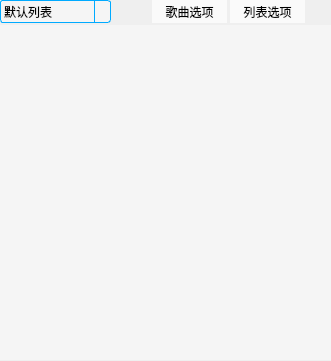
<?xml version="1.0" encoding="UTF-8"?>
<ui version="4.0">
 <class>PlayList</class>
 <widget class="QWidget" name="PlayList">
  <property name="geometry">
   <rect>
    <x>0</x>
    <y>0</y>
    <width>331</width>
    <height>361</height>
   </rect>
  </property>
  <property name="acceptDrops">
   <bool>true</bool>
  </property>
  <property name="windowTitle">
   <string>播放列表（拖入文件添至末尾，双击启动播放）</string>
  </property>
  <property name="styleSheet">
   <string notr="true">QScrollBar:vertical {
    /*border: 1px solid white;*/
    /*background: rgba(255, 255, 255, 80);*/
	background: transparent;
    width: 18px;
    margin: 18px 0 18px 0;
}

QScrollBar::handle:vertical {
    background: rgba(0, 0, 0, 128);
    min-height: 20px;
}

QScrollBar::handle:vertical:hover
{
	background: rgba(0, 255, 0, 128);
}

QScrollBar::add-line:vertical {
    border: 0px solid grey;
    background: rgba(255, 255, 255, 128);
    height: 18px;
    subcontrol-position: bottom;
    subcontrol-origin: margin;
}

QScrollBar::sub-line:vertical {
    border: 0px solid grey;
    background: rgba(255, 255, 255, 128);
    height: 18px;
    subcontrol-position: top;
    subcontrol-origin: margin;
}
QScrollBar::up-arrow:vertical, QScrollBar::down-arrow:vertical {
    border: 1px solid grey;
	border-radius: 2px;
    width: 3px;
    height: 3px;
    background: grey;
}

QScrollBar::add-page:vertical,QScrollBar::sub-page:vertical
{
    background:rgba(255, 255, 255, 128);
}

QPushButton {
	border: 0px solid grey;
	background-color: rgba(255, 255, 255, 170);
	padding: -8px -8px;
}

QPushButton:hover {
	background-color: rgba(255, 255, 255, 220);
}

QPushButton:pressed {
	background-color: rgba(255, 255, 255, 250);
}

QPushButton#fliterOptionButton {
	background-color: transparent;
}

QPushButton#fliterOptionButton:hover {
	background-color: rgba(0, 85, 255, 120);
}</string>
  </property>
  <widget class="QTableWidget" name="playListTable">
   <property name="geometry">
    <rect>
     <x>0</x>
     <y>25</y>
     <width>331</width>
     <height>335</height>
    </rect>
   </property>
   <property name="styleSheet">
    <string notr="true">* {
	gridline-color: rgba(255, 255, 255, 200);
}
QTableWidget{
	border: none;
	background: rgba(255, 255, 255, 100);
}
QTableWidget::item:selected{
	color: black;
	background: rgba(255, 255, 255, 128);    
}
QHeaderView {
	color: white;
	font: bold 10pt;
	background-color: rgba(255, 255, 255, 80);
	border: 0px solid rgb(144, 144, 144);
	border:0px solid rgb(191,191,191);
	border-left-color: rgba(255, 255, 255, 0);
	border-top-color: rgba(255, 255, 255, 0);
	border-radius:0px;
	min-height:29px;
}

QHeaderView::section {
	color: black;
	background-color: rgba(255, 255, 255, 100);
	border: 3px solid #000000;
	border-radius:0px;
	border-color: rgba(255, 255, 255, 0);
}</string>
   </property>
   <property name="horizontalScrollBarPolicy">
    <enum>Qt::ScrollBarAlwaysOff</enum>
   </property>
   <property name="editTriggers">
    <set>QAbstractItemView::NoEditTriggers</set>
   </property>
   <property name="selectionBehavior">
    <enum>QAbstractItemView::SelectRows</enum>
   </property>
   <property name="verticalScrollMode">
    <enum>QAbstractItemView::ScrollPerPixel</enum>
   </property>
   <property name="gridStyle">
    <enum>Qt::SolidLine</enum>
   </property>
   <property name="rowCount">
    <number>0</number>
   </property>
   <property name="columnCount">
    <number>2</number>
   </property>
   <attribute name="horizontalHeaderVisible">
    <bool>false</bool>
   </attribute>
   <attribute name="horizontalHeaderDefaultSectionSize">
    <number>235</number>
   </attribute>
   <attribute name="verticalHeaderDefaultSectionSize">
    <number>18</number>
   </attribute>
   <attribute name="verticalHeaderMinimumSectionSize">
    <number>18</number>
   </attribute>
   <column/>
   <column/>
  </widget>
  <widget class="QPushButton" name="listOptionButton">
   <property name="geometry">
    <rect>
     <x>230</x>
     <y>0</y>
     <width>75</width>
     <height>23</height>
    </rect>
   </property>
   <property name="text">
    <string>列表选项</string>
   </property>
  </widget>
  <widget class="QComboBox" name="playListCombo">
   <property name="geometry">
    <rect>
     <x>0</x>
     <y>0</y>
     <width>111</width>
     <height>23</height>
    </rect>
   </property>
   <property name="styleSheet">
    <string notr="true">/* Guide of Qt css :
http://qt-project.org/doc/qt-4.8/stylesheet-examples.html#customizing-qcombobox 
*/
QComboBox {
     border: 1px solid rgb(0, 170, 255);
     border-radius: 3px;
     padding: 1px 18px 1px 3px;
     min-width: 6em;
     background: rgba(255, 255, 255, 100);
}

 QComboBox:on { /* shift the text when the popup opens */
     padding-top: 3px;
     padding-left: 4px;
 }

 QComboBox::drop-down {
     subcontrol-origin: padding;
     subcontrol-position: top right;
     width: 15px;
     border-left-width: 1px;
     border-left-color: rgb(0, 170, 255);
     border-left-style: solid; /* just a single line */
     border-top-right-radius: 3px; /* same radius as the QComboBox */
     border-bottom-right-radius: 3px;
 }

QComboBox::down-arrow {
     image: url(/image/music.png);
 }

 QAbstractItemView
/* DropDown Menu Iten &amp; Text*/
 {  
	background-color: rgba(255, 255, 255, 100);
	selection-background-color: rgba(0, 170, 255, 150);
 } 
</string>
   </property>
   <property name="currentText">
    <string>默认列表</string>
   </property>
   <property name="currentIndex">
    <number>0</number>
   </property>
   <item>
    <property name="text">
     <string>默认列表</string>
    </property>
   </item>
   <item>
    <property name="text">
     <string>红心列表</string>
    </property>
   </item>
  </widget>
  <widget class="QPushButton" name="musicOptionButton">
   <property name="geometry">
    <rect>
     <x>152</x>
     <y>0</y>
     <width>75</width>
     <height>23</height>
    </rect>
   </property>
   <property name="text">
    <string>歌曲选项</string>
   </property>
  </widget>
  <widget class="QPushButton" name="fliterOptionButton">
   <property name="geometry">
    <rect>
     <x>308</x>
     <y>0</y>
     <width>23</width>
     <height>23</height>
    </rect>
   </property>
   <property name="text">
    <string/>
   </property>
   <property name="icon">
    <iconset resource="res.qrc">
     <normaloff>:/icon/ICO/Fliter.png</normaloff>:/icon/ICO/Fliter.png</iconset>
   </property>
  </widget>
  <widget class="QFrame" name="finderFlame">
   <property name="geometry">
    <rect>
     <x>331</x>
     <y>330</y>
     <width>331</width>
     <height>31</height>
    </rect>
   </property>
   <property name="frameShape">
    <enum>QFrame::StyledPanel</enum>
   </property>
   <property name="frameShadow">
    <enum>QFrame::Raised</enum>
   </property>
   <widget class="QLineEdit" name="searchEdit">
    <property name="geometry">
     <rect>
      <x>5</x>
      <y>0</y>
      <width>121</width>
      <height>21</height>
     </rect>
    </property>
    <property name="styleSheet">
     <string notr="true">QLineEdit {
	border: 1px solid rgb(0, 170, 255);
	border-radius: 2px;
	background: rgba(255, 255, 255, 255);
}

QLineEdit:focus {
	border: 1px solid rgb(0, 170, 255);
	border-radius: 2px;
	background: rgb(230, 239, 255);
}</string>
    </property>
   </widget>
   <widget class="QCheckBox" name="isCaseSensitive">
    <property name="geometry">
     <rect>
      <x>135</x>
      <y>0</y>
      <width>81</width>
      <height>21</height>
     </rect>
    </property>
    <property name="styleSheet">
     <string notr="true">QCheckBox {
    spacing: 3px;
}

QCheckBox::indicator {
    width: 13px;
    height: 13px;
	border: 1px solid rgb(0, 170, 255);
	border-radius: 4px;
}

QCheckBox::indicator:unchecked {
    background-color: white;
}

QCheckBox::indicator:checked {
    background-color: rgb(178, 203, 255);
}</string>
    </property>
    <property name="text">
     <string>区分大小写</string>
    </property>
   </widget>
   <widget class="QPushButton" name="searchButton">
    <property name="geometry">
     <rect>
      <x>225</x>
      <y>0</y>
      <width>41</width>
      <height>21</height>
     </rect>
    </property>
    <property name="text">
     <string>查找</string>
    </property>
   </widget>
   <widget class="QPushButton" name="searchNextButton">
    <property name="geometry">
     <rect>
      <x>275</x>
      <y>0</y>
      <width>51</width>
      <height>21</height>
     </rect>
    </property>
    <property name="text">
     <string>下一个</string>
    </property>
   </widget>
  </widget>
 </widget>
 <tabstops>
  <tabstop>playListTable</tabstop>
 </tabstops>
 <resources>
  <include location="res.qrc"/>
 </resources>
 <connections/>
</ui>
